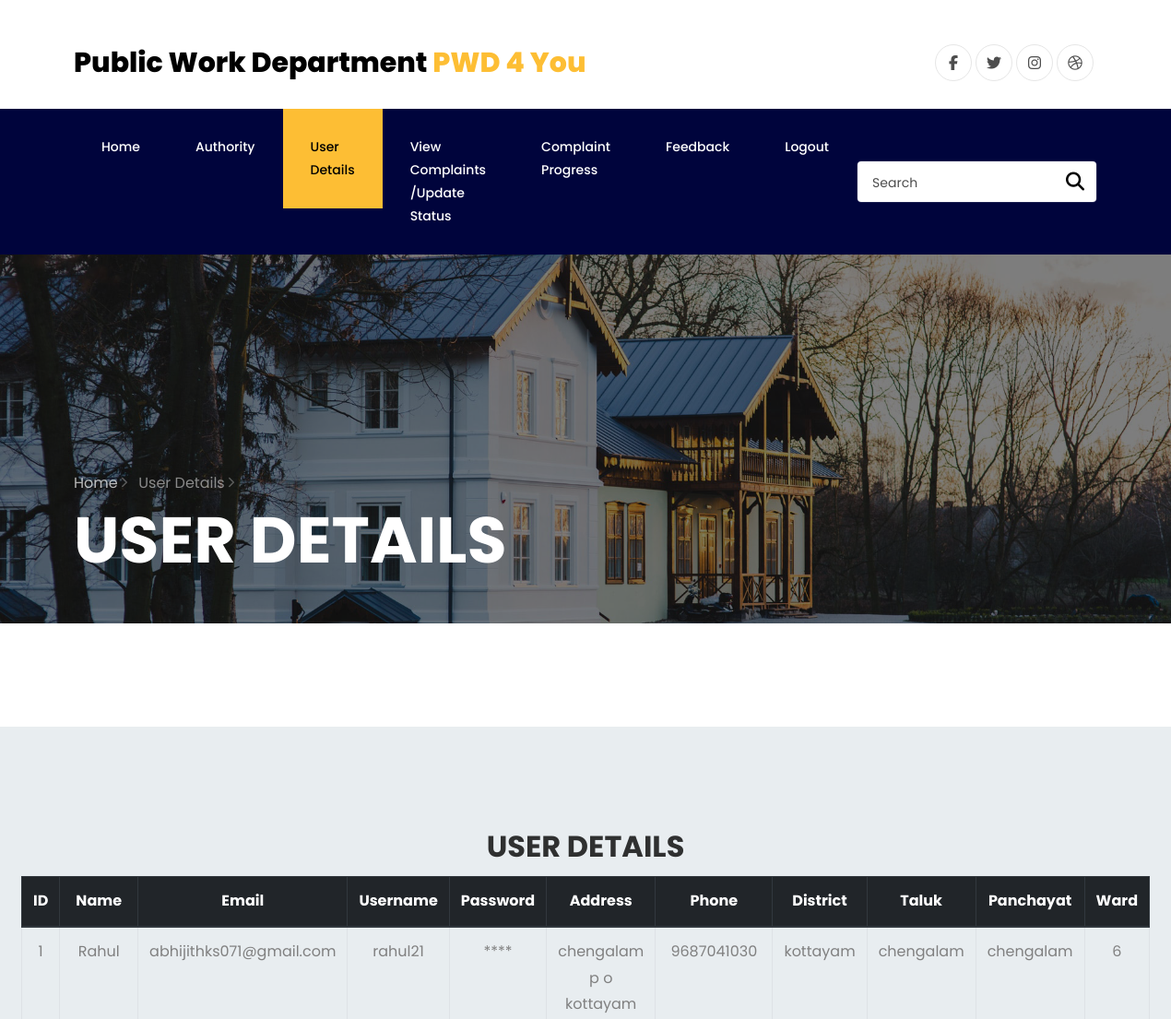
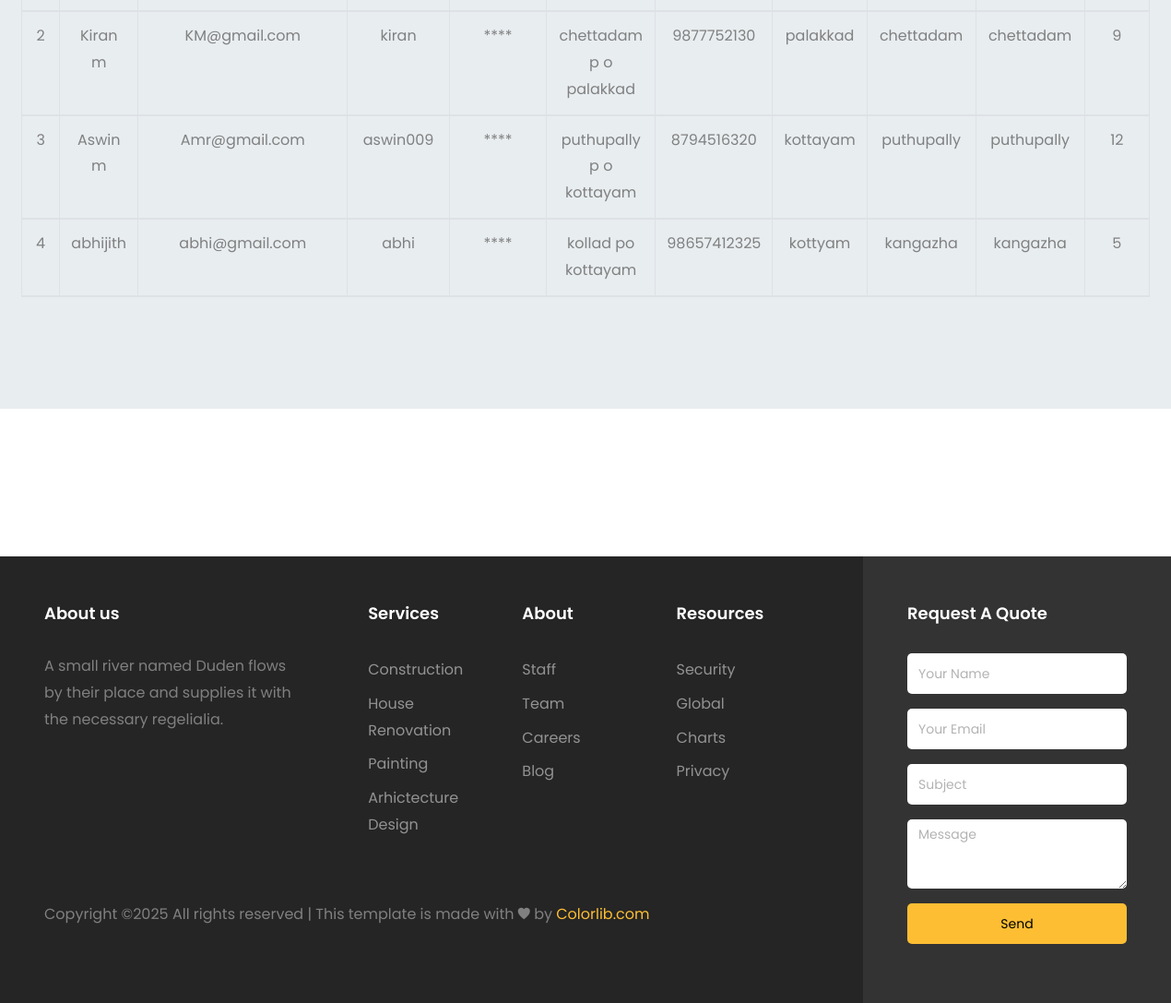
Screenshot of /user_data with the database file from the repository (2 pictures, top to bottom).
### app1/models.py (models this page shows)
class user_reg(models.Model):
    CHOICES = (
        ('Approved', 'Approved'),
        ('Rejected', 'Rejected'),
    )
    Name=models.CharField(max_length=15)
    Email=models.EmailField()
    Username=models.CharField(max_length=15)
    Password=models.IntegerField()
    Phone=models.IntegerField()
    district = models.CharField(max_length=20)
    taluk = models.CharField(max_length=20)
    panchayat = models.CharField(max_length=20)
    ward = models.CharField(max_length=20)
    address = models.CharField(max_length=30)
    status = models.CharField(max_length=10, choices=CHOICES, default='Reject')

### app1/views.py (the view)
# urls.py: path('user_data',views.user_data,name='user_data'),
def user_data(re):
    data=user_reg.objects.all()
    return render(re,'user_details.html',{'data':data})

### template/user_details.html (shortened to what this page needs)
<!DOCTYPE html>
<html lang="en">
{% load static %}
  <head>
    <link rel="stylesheet" href="{% static 'https://stackpath.bootstrapcdn.com/font-awesome/4.7.0/css/font-awesome.min.css' %} ">
    <link rel="stylesheet" href="{% static 'css/animate.css' %}">
    <link rel="stylesheet" href="{% static 'css/owl.carousel.min.css' %}">
    <link rel="stylesheet" href="{% static 'css/owl.theme.default.min.css' %}">
    <link rel="stylesheet" href="{% static 'css/magnific-popup.css' %}">
    <link rel="stylesheet" href="{% static 'css/ionicons.min.css' %}">
    <link rel="stylesheet" href="{% static 'css/flaticon.css' %}">
    <link rel="stylesheet" href="{% static 'css/icomoon.css' %}">
    <link rel="stylesheet" href="{% static 'css/style.css' %}">
  </head>
  <body>
    <div class="container pt-5">
			<div class="row justify-content-between">
				<div class="col">
					<a class="navbar-brand" href="index.html">Public Work Department <span>PWD 4 You</span></a>
				</div>
				<div class="col d-flex justify-content-end">
					<div class="social-media">
		    		<p class="mb-0 d-flex">
		    			<a href="#" class="d-flex align-items-center justify-content-center"><span class="fa fa-facebook"><i class="sr-only">Facebook</i></span></a>
		    			<a href="#" class="d-flex align-items-center justify-content-center"><span class="fa fa-twitter"><i class="sr-only">Twitter</i></span></a>
		    			<a href="#" class="d-flex align-items-center justify-content-center"><span class="fa fa-instagram"><i class="sr-only">Instagram</i></span></a>
		    			<a href="#" class="d-flex align-items-center justify-content-center"><span class="fa fa-dribbble"><i class="sr-only">Dribbble</i></span></a>
		    		</p>
	        </div>
				</div>
			</div>
		</div>
		<nav class="navbar navbar-expand-lg navbar-dark ftco_navbar bg-dark ftco-navbar-light" id="ftco-navbar">
	    <div class="container">
				<form action="#" class="searchform order-lg-last">
          <div class="form-group d-flex">
            <input type="text" class="form-control pl-3" placeholder="Search">
            <button type="submit" placeholder="" class="form-control search"><span class="fa fa-search"></span></button>
          </div>
        </form>
	      <div class="collapse navbar-collapse" id="ftco-nav">
	        <ul class="navbar-nav mr-auto">
	        	 <li class="nav-item "><a href="{% url 'adminhome' %}" class="nav-link">Home</a></li>
    <li class="nav-item "><a href="{% url 'add_workers' 0 %}" class="nav-link">Authority</a></li>
    <li class="nav-item active"><a href="{% url 'user_data' %}" class="nav-link">User Details</a></li>
    <li class="nav-item"><a href="{% url 'complaint_list' %}" class="nav-link">View Complaints /Update Status</a></li>
    <li class="nav-item"><a href="{% url 'progress_list' %}" class="nav-link">Complaint Progress</a></li>
    <li class="nav-item"><a href="{% url 'feedback_list' %}" class="nav-link">Feedback</a></li>
    <li class="nav-item"><a href="{% url 'logout' %}" class="nav-link">Logout</a></li>
	        </ul>
	      </div>
	    </div>
	  </nav>
    <section class="hero-wrap hero-wrap-2" style="background-image: url('{% static "images/bg_3.jpg" %}');" data-stellar-background-ratio="0.5">
      <div class="overlay"></div>
      <div class="container">
        <div class="row no-gutters slider-text align-items-end">
          <div class="col-md-9 ftco-animate pb-5">
			  <p class="breadcrumbs mb-2"><span class="mr-2"><a href="index.html">Home <i class="ion-ios-arrow-forward"></i></a></span> <span>User Details <i class="ion-ios-arrow-forward"></i></span></p>
            <h1 class="mb-0 bread">User Details</h1>
          </div>
        </div>
      </div>
	</section>
    <section class="ftco-section">
    	<div class="container">
    		<div class="row justify-content-center">
					<div class="col-md-16">
						<div class="wrapper">
							<div class="row no-gutters mb-5">
								<div class="col-md-12">
									<div class="contact-wrap w-100 p-md-5 p-4">
                                        <br><br>
    <table class="table table-bordered table-striped table-hover text-center">
    <thead class="thead-dark">
        <h2 align="center"><b>USER DETAILS</b></h2>
    <tr>
		<th> ID </th>
        <th> Name</th>
        <th> Email</th>
        <th> Username</th>
        <th> Password</th>
		<th> Address</th>
        <th>Phone</th>
		<th>District</th>
		<th>Taluk</th>
        <th>Panchayat</th>
		<th>Ward</th>
    </tr>
    {% for i in data %}
    <tr>
		 <td>{{i.id}}</td>
        <td>{{i.Name}}</td>
        <td>{{i.Email}}</td>
        <td>{{i.Username}}</td>
        <td> **** </td>
		<td>{{i.address}}</td>
		<td>{{i.Phone}}</td>
		<td>{{i.district}}</td>
		<td>{{i.taluk}}</td>
		<td>{{i.panchayat}}</td>
		<td>{{i.ward}}</td>
    </tr>
    {% endfor %}
</table>
    <br><br>
				          </div>
								</div>
							</div>
    </section>
    <footer class="footer">
			<div class="container-fluid px-lg-5">
				<div class="row">
					<div class="col-md-9 py-5">
						<div class="row">
							<div class="col-md-4 mb-md-0 mb-4">
								<h2 class="footer-heading">About us</h2>
								<p>A small river named Duden flows by their place and supplies it with the necessary regelialia.</p>
								<ul class="ftco-footer-social p-0">
		            </ul>
							</div>
							<div class="col-md-8">
								<div class="row justify-content-center">
									<div class="col-md-12 col-lg-10">
										<div class="row">
											<div class="col-md-4 mb-md-0 mb-4">
												<h2 class="footer-heading">Services</h2>
												<ul class="list-unstyled">
						              <li><a href="#" class="py-1 d-block">Construction</a></li>
						              <li><a href="#" class="py-1 d-block">House Renovation</a></li>
						              <li><a href="#" class="py-1 d-block">Painting</a></li>
						              <li><a href="#" class="py-1 d-block">Arhictecture Design</a></li>
						            </ul>
											</div>
											<div class="col-md-4 mb-md-0 mb-4">
												<h2 class="footer-heading">About</h2>
												<ul class="list-unstyled">
						              <li><a href="#" class="py-1 d-block">Staff</a></li>
						              <li><a href="#" class="py-1 d-block">Team</a></li>
						              <li><a href="#" class="py-1 d-block">Careers</a></li>
						              <li><a href="#" class="py-1 d-block">Blog</a></li>
						            </ul>
											</div>
											<div class="col-md-4 mb-md-0 mb-4">
												<h2 class="footer-heading">Resources</h2>
												<ul class="list-unstyled">
						              <li><a href="#" class="py-1 d-block">Security</a></li>
						              <li><a href="#" class="py-1 d-block">Global</a></li>
						              <li><a href="#" class="py-1 d-block">Charts</a></li>
						              <li><a href="#" class="py-1 d-block">Privacy</a></li>
						            </ul>
											</div>
										</div>
									</div>
								</div>
							</div>
						</div>
						<div class="row mt-md-5">
							<div class="col-md-12">
								<p class="copyright">
					  Copyright &copy;<script>document.write(new Date().getFullYear());</script> All rights reserved | This template is made with <i class="ion-ios-heart" aria-hidden="true"></i> by <a href="https://colorlib.com" target="_blank">Colorlib.com</a>
					  </p>
							</div>
						</div>
					</div>
					<div class="col-md-3 py-md-5 py-4 aside-stretch-right pl-lg-5">
						<h2 class="footer-heading">Request A Quote</h2>
						<form action="#" class="contact-form">
              <div class="form-group">
                <input type="text" class="form-control" placeholder="Your Name">
              </div>
              <div class="form-group">
                <input type="text" class="form-control" placeholder="Your Email">
              </div>
              <div class="form-group">
                <input type="text" class="form-control" placeholder="Subject">
              </div>
              <div class="form-group">
                <textarea name="" id="" cols="30" rows="3" class="form-control" placeholder="Message"></textarea>
              </div>
              <div class="form-group">
              	<button type="submit" class="form-control submit px-3">Send</button>
              </div>
            </form>
					</div>
				</div>
			</div>
		</footer>
  </body>
</html>

### rows the page displays
user_reg: id "1", Name "Rahul", Email "abhijithks071@gmail.com", Username "rahul21", address "chengalam p o kottayam", Phone "9687041030", district "kottayam", taluk "chengalam", panchayat "chengalam", ward "6"
user_reg: id "2", Name "Kiran m", Email "KM@gmail.com", Username "kiran", address "chettadam p o palakkad", Phone "9877752130", district "palakkad", taluk "chettadam", panchayat "chettadam", ward "9"
user_reg: id "3", Name "Aswin m", Email "Amr@gmail.com", Username "aswin009", address "puthupally p o kottayam", Phone "8794516320", district "kottayam", taluk "puthupally", panchayat "puthupally", ward "12"
user_reg: id "4", Name "abhijith", Email "abhi@gmail.com", Username "abhi", address "kollad po kottayam", Phone "98657412325", district "kottyam", taluk "kangazha", panchayat "kangazha", ward "5"
